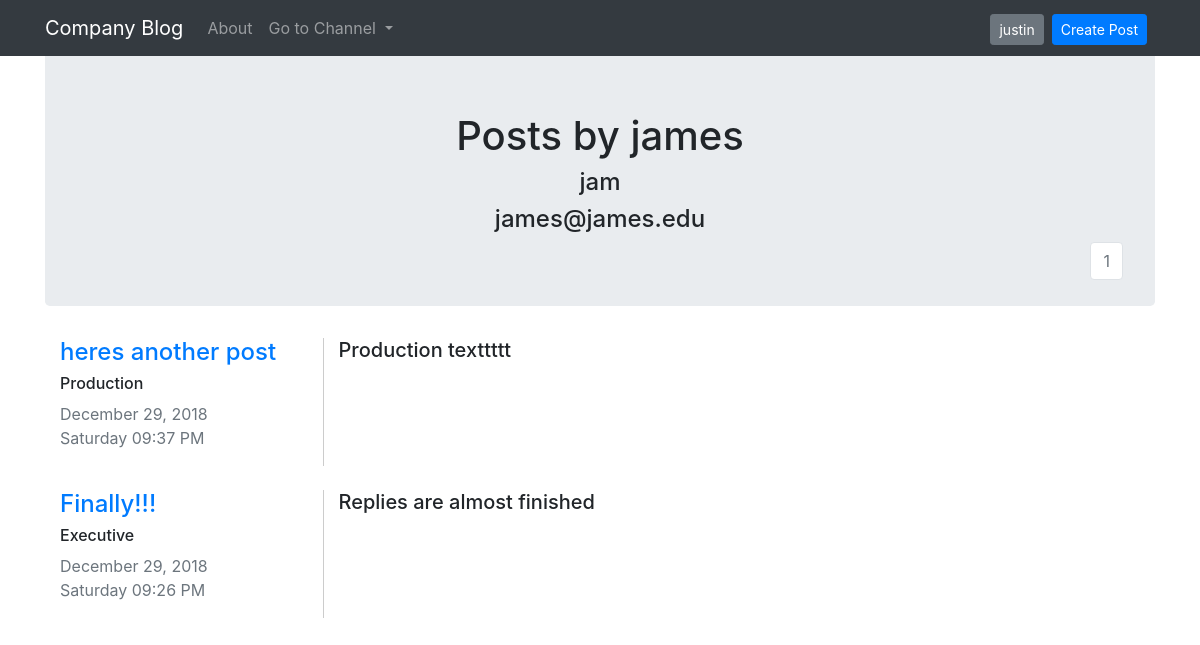
Screenshot of /posts/james (signed in) with the database file from the repository.
### blogApp/models.py (models this page shows, shortened)
class User(db.Model, UserMixin):
    __tablename__ = 'users'
    id = db.Column(db.Integer, primary_key = True)
    email = db.Column(db.String(64), unique=True, index=True)
    username = db.Column(db.String(64), unique=True, index=True)
    position = db.Column(db.String(64), index=True)
    password_hash = db.Column(db.String(128))
    posts = db.relationship('Post', backref='author', lazy=True)
    replies = db.relationship('Reply', backref='replier', lazy=True)

class Post(db.Model):
    __tablename__ = 'posts'
    users = db.relationship(User)
    id = db.Column(db.Integer, primary_key=True)
    user_id = db.Column(db.Integer, db.ForeignKey('users.id'), nullable=False)
    date = db.Column(db.DateTime, nullable=False, default = datetime.utcnow)
    title = db.Column(db.String(128), nullable=False)
    department = db.Column(db.String(128))
    text = db.Column(db.Text, nullable=False)
    replies = db.relationship('Reply', backref='parent_post', lazy=True)

### blogApp/users/views.py (the view)
@users.route("/posts/<username>")
def user_posts(username):
    page = request.args.get('page', 1, type=int)
    user = User.query.filter_by(username=username).first_or_404()
    posts = Post.query.filter_by(author=user).order_by(Post.date.desc()).paginate(page=page, per_page=3)
    return render_template('user_posts.html', user=user, posts=posts)

### blogApp/__init__.py (called while the page is built)
@app.context_processor
def inject_departments():
	departments = NewPostForm.departments
	return dict(departments=departments)

@app.context_processor
def inject_current_user():
	return dict(current_user=current_user)

### blogApp/models.py (called while the page is built)
@login_manager.user_loader
def load_user(user_id):
    return User.query.get(user_id)

### blogApp/templates/user_posts.html (shortened to what this page needs)
{% extends "base.html" %}
{% block content %}
<div class="jumbotron">
    <div align='center'>
        {% if current_user == user %}
        <h1 >My Posts</h1>
        {% else %}
        <h1 >Posts by {{user.username}}</h1>
        <h4>{{ user.position }}</h4>
        <h4>{{ user.email }}</h4>
        {% endif %}
    </div>
    <nav aria-label="Page navigation example" style="float: right;">
        <ul class="pagination justify-content-center">
            {% for page_num in posts.iter_pages(left_edge=1, right_edge=1, left_current=1, right_current=2) %}
            {% if posts.page == page_num %}
            <li class="page-item disabled">
                <a class="page-link" href="{{ url_for('users.user_posts', username=user.username, page=page_num) }}">{{ page_num }}</a>
            </li>
            {% else %}
            <li class="page-item">
                <a class="page-link" href="{{ url_for('users.user_posts', username=user.username, page=page_num) }}">{{ page_num }}</a>
            </li>
            {% endif %}
            {% endfor %}
        </ul>
    </nav>
</div>
<div class="container">
    {% for item in posts.items %}
    <div class="row">
        <div class="col-md-3">
            <h4><a href="{{ url_for('posts.view_post', post_id=item.id) }}">{{ item.title }}</a></h4>
            <h6>{{item.department}}</h6>
            <p class="text-muted">
                {{ item.date.strftime(' %B %d, %Y') }}<br>
                {{ item.date.strftime('%A %I:%M %p') }}
            </p>
        </div>
        <div class="col-md-9" style="border-left: 1px solid #ccc;">
            <h5>{{item.text}}</h5>
        </div>
    </div>
    <br>
    {% endfor %}
</div>
{% endblock content %}

### blogApp/templates/base.html (shortened to what this page needs)
<!DOCTYPE html>
<html>
<head>
	<link rel="stylesheet" href="https://stackpath.bootstrapcdn.com/bootstrap/4.1.3/css/bootstrap.min.css">
</head>
<body>
	<nav class="navbar fixed-top navbar-expand-lg navbar-dark bg-dark">
		<div class="container">
		<a class="navbar-brand" href="{{ url_for('core.index') }}">Company Blog</a>
		<div class="collapse navbar-collapse" id="navbarSupportedContent">
			<ul class="navbar-nav mr-auto">
				<li class="nav-item">
					<a class="nav-link" href="{{ url_for('core.about') }}">About</a>
				</li>
				<li class="nav-item dropdown">
					<a class="nav-link dropdown-toggle" href="#" id="navbarDropdown" role="button" data-toggle="dropdown" aria-haspopup="true" aria-expanded="false">
						Go to Channel
					</a>
				</li>
			</ul>
			<ul class="navbar-nav ml-auto">
				{% if current_user.is_authenticated %}
				<li class="nav-item">
					<div style="margin-right: 8px; margin-top: 3px;">
						<a class="btn btn-secondary btn-sm" href="{{ url_for('users.account') }}"> {{current_user.username}}</a>
					</div>
				</li>
				<li class="nav-item">
					<div align="right" style="margin-right: 8px; margin-top: 3px;">
						<a class="btn btn-primary btn-sm" href="{{ url_for('posts.create_post') }}">Create Post</a>
					</div>
				</li>
				{% endif %}
			</ul>
			</div>
		</nav>
		<br>
		<br>
		<div class="container">
			{% block content %}
			{% endblock %}
		</div>
	</body>
	</html>

### rows the page displays
User: username "justin"
User: username "james", position "jam", email "james@james.edu"
Post: title "heres another post", department "Production", date "December 29, 2018", date "Saturday 09:37 PM", text "Production texttttt"
Post: title "Finally!!!", department "Executive", date "December 29, 2018", date "Saturday 09:26 PM", text "Replies are almost finished"

### other values shown
{{ page_num }} "1"
